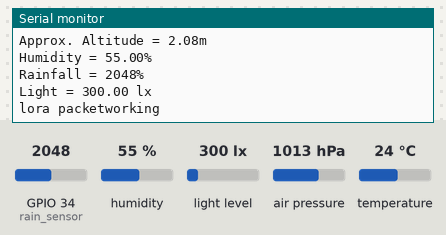
Simulated run of this sketch. Board: ESP32. Shown: the last lines printed to the serial monitor. The inputs (shaded band) are chosen by the test bench; at power-on: humidity 55 %, GPIO 34 (rain_sensor) = 2048, light level 300 lx, air pressure 1013 hPa, temperature 24 °C. No radio packets arrive unless stated.

Above: at 1.2 s.
1.3 s: humidity set to 22 %
2.8 s: GPIO 34 (rain_sensor) set to 2866
At 3.7 s:
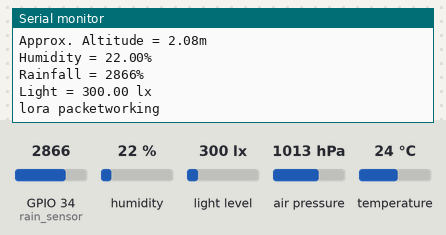
4.3 s: light level set to 40 lx
At 4.7 s:
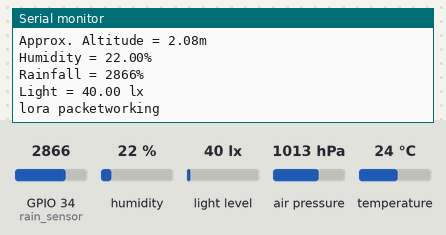
5.8 s: air pressure set to 952 hPa
7.3 s: GPIO 34 (rain_sensor) set to 3972
At 8.4 s:
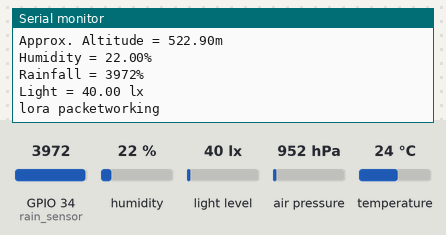
8.8 s: temperature set to 12 °C
Timing chart, 0 to 11.3 s (numbered marks = the images above; inputs shaded):
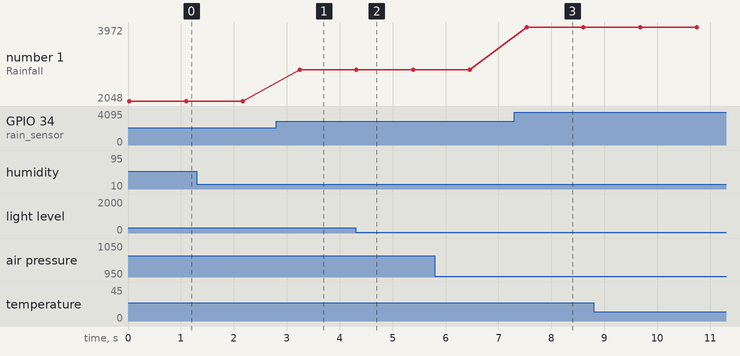

Measured:
- after the input at 2.8 s, the serial monitor: prints a new line after 0.44 s (image 1)
- after the input at 4.3 s, the serial monitor: prints a new line at once (image 2)
- after the input at 7.3 s, the serial monitor: prints a new line after 0.23 s (image 3)
- plotted number 1: 2048 → 2866 after the input at 2.8 s, 2866 → 3972 after the input at 7.3 s

The sketch:

sensor_node.ino
```cpp
#include <Wire.h>
#include <BH1750.h>       // adds BH1750 library file
#include <Adafruit_BME280.h>
#include <Adafruit_Sensor.h>
#include <LoRa.h>


#define SS 5
#define RST 14
#define DI0 2

//#define TX_P 17
//#define ENCRYPT 0x78
#define BAND 433E6
#define rain_sensor 34
#define SEALEVELPRESSURE_HPA (1013.25)
Adafruit_BME280 bme;


BH1750 lightMeter;
String LoRaMessage = "";
char device_id[12] = "MyDevice123";

void setup()
{

  Serial.begin(115200);
  Wire.begin();
  lightMeter.begin();

  pinMode (rain_sensor, INPUT);
  while (!Serial);

  Serial.println(F("LoRa Sender"));

  LoRa.setPins(SS, RST, DI0);
  //oRa.setTxPower(TX_P);
  //LoRa.setSyncWord(ENCRYPT);

  if (!LoRa.begin(BAND))
  {
    Serial.println(F("Starting LoRa failed!"));
    while (1);
  }
  if (!bme.begin(0x76))
  {
    Serial.println("Could not find a valid BME280 sensor, check wiring!");
    while (1);
  }

}

void loop()
{
  float temperature = bme.readTemperature();
  float pressure = bme.readPressure() / 100.0F;
  float altitude = bme.readAltitude(SEALEVELPRESSURE_HPA);
  float humidity = bme.readHumidity();

   double dewPoint = dewPointFast(temperature, humidity);

  int rainfall = analogRead(rain_sensor);
  if (rainfall >= 100)
  {
   // rainfall = 100;
  }
  if (rainfall <= 0)
  {
    rainfall = 0;
  }


  float lux = lightMeter.readLightLevel();

  Serial.print(F("Temperature = "));
  Serial.print(temperature);
  Serial.println(F("*C"));

  Serial.print(F("Pressure = "));
  Serial.print(pressure);
  Serial.println(F("hPa"));

  Serial.print(F("Approx. Altitude = "));
  Serial.print(altitude);
  Serial.println(F("m"));

  Serial.print(F("Humidity = "));
  Serial.print(humidity);
  Serial.println(F("%"));


  Serial.print(F("Rainfall = "));
  Serial.print(rainfall);
  Serial.println(F("%"));

  Serial.print(F("Light = "));
  Serial.print(lux);
  Serial.println(F(" lx"));

  Serial.println();

  LoRaMessage = String(device_id) + "/" + String(temperature) + "&" + String(pressure)
                + "#" + String(altitude) + "@" + String(humidity) + "$" + String(dewPoint)
                + "^" + String(rainfall) + "!" + String(lux);

  // send packet
  Serial.print("lora packet");

  LoRa.beginPacket();
  Serial.print("working");

  LoRa.print(LoRaMessage);
  LoRa.endPacket();
  delay(1000);
}


double dewPointFast(double celsius, double humidity)
{
  double a = 17.271;
  double b = 237.7;
  double temp = (a * celsius) / (b + celsius) + log(humidity * 0.01);
  double Td = (b * temp) / (a - temp);
  return Td;
}
```
